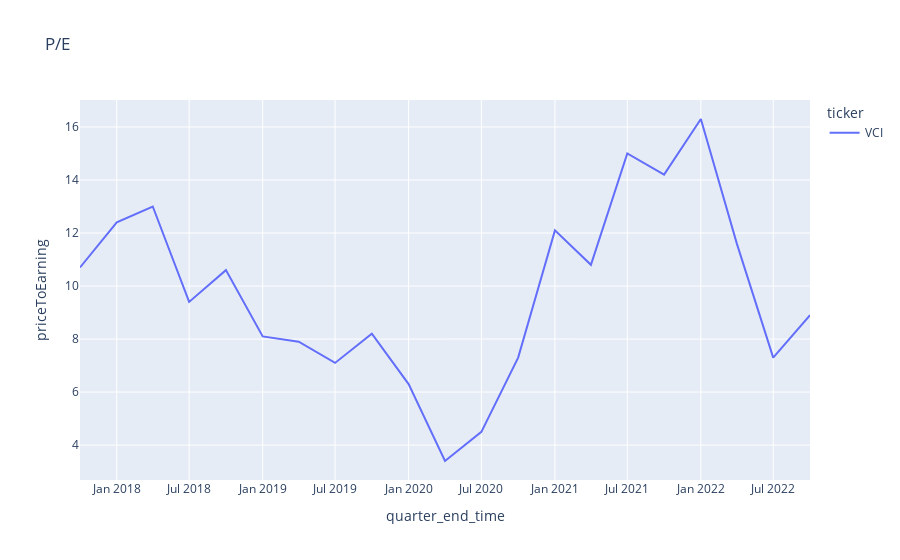

This figure's notebook cell:
### Markdown cell above
## P/E

### Code cell
import seaborn as sns
import plotly.express as px

fig = px.line(
    balancesheet_financialratio_incomestatement_per_group[
        (balancesheet_financialratio_incomestatement_per_group["priceToEarning"] >= -10)
        & (balancesheet_financialratio_incomestatement_per_group["priceToEarning"] <= 50)
    ],
    x="quarter_end_time",
    y="priceToEarning",
    color="ticker",
    title="P/E",
)
fig.show()

### Figure 1 — Plotly figure (JSON) as saved in the notebook; plotly's stock layout.template omitted (floating-point values rounded to 4 significant figures)
{"data": [{"hovertemplate": "ticker=VCI<br>quarter_end_time=%{x}<br>priceToEarning=%{y}<extra></extra>", "legendgroup": "VCI", "line": {"color": "#636efa", "dash": "solid"}, "marker": {"symbol": "circle"}, "mode": "lines", "name": "VCI", "orientation": "v", "showlegend": true, "type": "scatter", "x": ["2022-09-30T23:59:59.999999", "2022-06-30T23:59:59.999999", "2022-03-31T23:59:59.999999", "2021-12-31T23:59:59.999999", "2021-09-30T23:59:59.999999", "2021-06-30T23:59:59.999999", "2021-03-31T23:59:59.999999", "2020-12-31T23:59:59.999999", "2020-09-30T23:59:59.999999", "2020-06-30T23:59:59.999999", "2020-03-31T23:59:59.999999", "2019-12-31T23:59:59.999999", "2019-09-30T23:59:59.999999", "2019-06-30T23:59:59.999999", "2019-03-31T23:59:59.999999", "2018-12-31T23:59:59.999999", "2018-09-30T23:59:59.999999", "2018-06-30T23:59:59.999999", "2018-03-31T23:59:59.999999", "2017-12-31T23:59:59.999999", "2017-09-30T23:59:59.999999"], "xaxis": "x", "y": [8.9, 7.3, 11.6, 16.3, 14.2, 15, 10.8, 12.1, 7.3, 4.5, 3.4, 6.3, 8.2, 7.1, 7.9, 8.1, 10.6, 9.4, 13, 12.4, 10.7], "yaxis": "y"}], "layout": {"legend": {"title": {"text": "ticker"}, "tracegroupgap": 0}, "title": {"text": "P/E"}, "xaxis": {"anchor": "y", "domain": [0, 1], "title": {"text": "quarter_end_time"}}, "yaxis": {"anchor": "x", "domain": [0, 1], "title": {"text": "priceToEarning"}}}}
